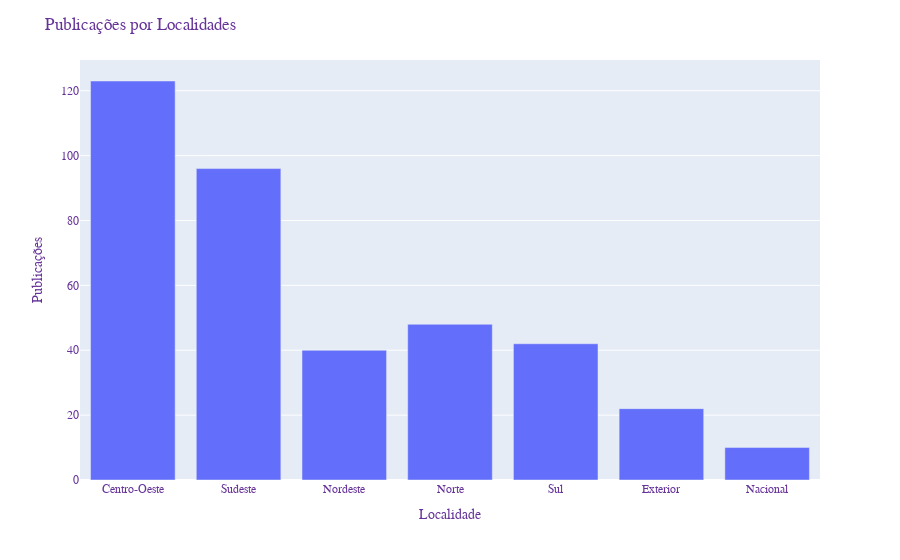

The cell this chart's notebook holds for it:
### Code cell
import plotly.express as px
fig = px.bar(x=["Centro-Oeste", "Sudeste", "Nordeste", "Norte", "Sul", "Exterior", "Nacional"], y=[123, 96, 40, 48, 42, 22, 10])
fig.update_layout(
    title="Publicações por Localidades",
    xaxis_title="Localidade",
    yaxis_title="Publicações",
    font=dict(
        family="Courier New, monospace",
        size=12,
        color="RebeccaPurple"
    )
)

fig.show()

### Figure 1 — Plotly figure (JSON) as saved in the notebook; plotly's stock layout.template omitted (floating-point values rounded to 4 significant figures)
{"data": [{"alignmentgroup": "True", "hovertemplate": "x=%{x}<br>y=%{y}<extra></extra>", "legendgroup": "", "marker": {"color": "#636efa", "pattern": {"shape": ""}}, "name": "", "offsetgroup": "", "orientation": "v", "showlegend": false, "textposition": "auto", "type": "bar", "x": ["Centro-Oeste", "Sudeste", "Nordeste", "Norte", "Sul", "Exterior", "Nacional"], "xaxis": "x", "y": [123, 96, 40, 48, 42, 22, 10], "yaxis": "y"}], "layout": {"barmode": "relative", "font": {"color": "RebeccaPurple", "family": "Courier New, monospace", "size": 12}, "legend": {"tracegroupgap": 0}, "margin": {"t": 60}, "title": {"text": "Publicações por Localidades"}, "xaxis": {"anchor": "y", "domain": [0, 1], "title": {"text": "Localidade"}}, "yaxis": {"anchor": "x", "domain": [0, 1], "title": {"text": "Publicações"}}}}
